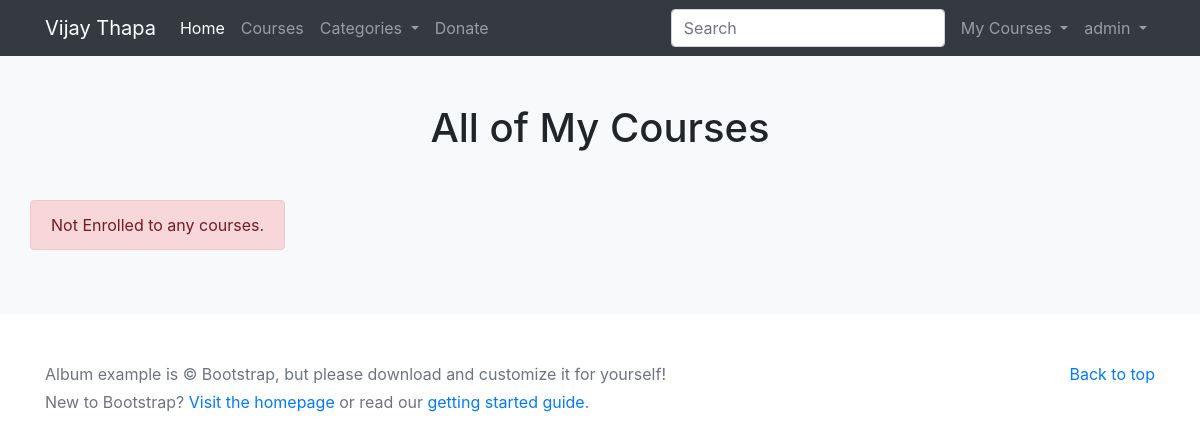
/courses/enrolled-courses/ (signed in), run on an earlier commit of the app's database.
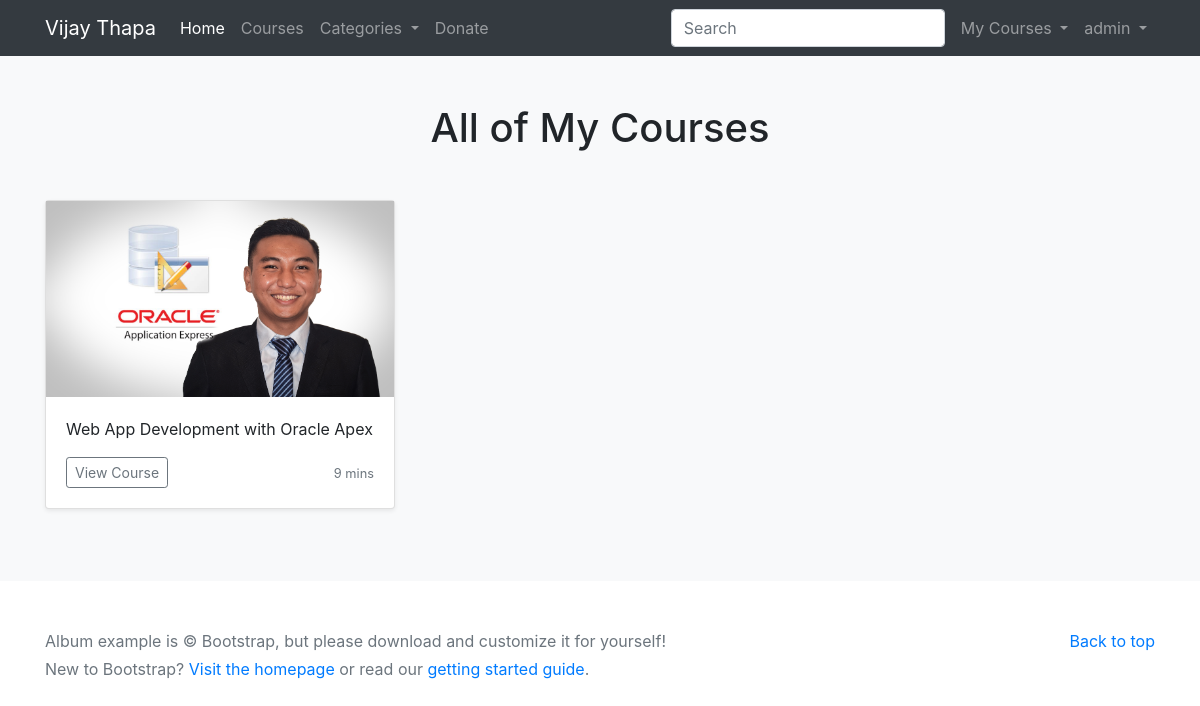
And on a later commit of the database.
### courses/models.py (models this page shows, shortened)
class Enroll(models.Model):
    user = models.ForeignKey(User, verbose_name="User", on_delete=models.CASCADE)
    course = models.ForeignKey(Course, verbose_name="Course", on_delete=models.CASCADE)
    enrolled_date = models.DateTimeField(auto_now_add=True, verbose_name="Enrolled Date")

class Course(models.Model):
    course_title = models.CharField(max_length=200, verbose_name="Course Title")
    course_slug = models.SlugField(verbose_name="Course Slug")
    course_description = models.TextField(blank=True, null=True, verbose_name="Course Description")
    course_topic = models.ManyToManyField(Topic, verbose_name="Course Topic")
    course_image = models.ImageField(upload_to="courses/", blank=True, null=True)
    course_is_active = models.CharField(
        choices = IS_ACTIVE,
        default = 'Yes',
        max_length=50,
        verbose_name="Is Active?"
        )
    course_is_featured = models.CharField(
        choices = IS_ACTIVE,
        default = 'Yes',
        max_length=50,
        verbose_name="Is Featured?"
        )
    course_created_at = models.DateTimeField(auto_now_add=True, verbose_name="Created Date")
    course_updated_at = models.DateTimeField(auto_now=True, verbose_name="Updated Date")
    seo_course_title = models.CharField(max_length=60, blank=True, null=True, verbose_name="SEO Course Title (60 Characters Long)")
    seo_course_keywords = models.TextField(blank=True, null=True, verbose_name="SEO for Course Keywords, Separated by Commas")
    seo_course_description = models.TextField(blank=True, null=True, verbose_name="SEO Course Description (160 Characters Long)")
    class Meta:
        ordering = ('-course_created_at', )

### courses/views.py (the view)
# urls.py: path('courses/enrolled-courses/', views.enrolled_courses, name="enrolled-courses"),
@login_required(login_url='account_login')
def enrolled_courses(request):
    try:
        courses = Enroll.objects.filter(user=request.user)
        context = {
            'courses': courses,
        }
        return render(request, 'courses/enrolled_courses.html', context)
    except:
        messages.error(request, "Couldn't Enroll to the course. Please try again later.")
        return redirect(index)

### courses/context_processors.py (called while the page is built)
def head_menu(request):
    topics = Topic.objects.filter(topic_is_active='Yes')
    context = {
        'topics': topics
    }
    return context

def my_courses(request):
    if request.user.is_authenticated:
        enrolled_courses = Enroll.objects.filter(user=request.user)[:5]
    else:
        enrolled_courses = None
    context = {
        'enrolled_courses': enrolled_courses,
    }
    return context

### courses/models.py (called while the page is built)
    def __str__(self):
        return self.topic_title

### templates/courses/enrolled_courses.html (shortened to what this page needs)
{% extends 'base.html' %}
{% block content %}
<div class="album py-5 bg-light">
    <div class="container">
      <h1 class="text-center mb-5">All of My Courses</h1>
      <div class="row">
      {% if courses %}
        {% for course in courses %}
          <div class="col-md-4">
            <div class="card mb-4 shadow-sm">
              {% if course.course.course_image %}
              <img src="{{ course.course.course_image.url }}" class="img-fluid" alt="{{ course.course.course_title }}">
              {% endif %}
              <div class="card-body">
                <p class="card-text">{{ course.course.course_title }}</p>
                <div class="d-flex justify-content-between align-items-center">
                  <div class="btn-group">
                    <a href="{% url 'course-detail' course.course.course_slug %}">
                      <button type="button" class="btn btn-sm btn-outline-secondary">View Course</button>
                    <a>
                  </div>
                  <small class="text-muted">9 mins</small>
                </div>
              </div>
            </div>
          </div>
        {% endfor %}
        {% else %}
        <div class="alert alert-danger">Not Enrolled to any courses. </div>
      {% endif %}
      </div>
    </div>
  </div>
{% endblock content %}

### templates/base.html (shortened to what this page needs)
{% load static %}
<!doctype html>
<html lang="en">
  <head>
<link href="{% static 'css/bootstrap.min.css' %}" rel="stylesheet">
<link href="{% static 'css/signin.css' %}" rel="stylesheet">
    <link href="{% static 'css/album.css' %}" rel="stylesheet">
  </head>
  <body>
    <header>
        <nav class="navbar navbar-expand-lg navbar-dark bg-dark">
        <div class="container">
        <a class="navbar-brand" href="{% url 'home' %}">Vijay Thapa</a>
        <div class="collapse navbar-collapse" id="navbarSupportedContent">
            <ul class="navbar-nav mr-auto">
            <li class="nav-item active">
                <a class="nav-link" href="{% url 'home' %}">Home <span class="sr-only">(current)</span></a>
            </li>
            <li class="nav-item">
                <a class="nav-link" href="{% url 'courses' %}">Courses</a>
            </li>
            <li class="nav-item dropdown">
                <a class="nav-link dropdown-toggle" href="#" id="navbarDropdown" role="button" data-toggle="dropdown" aria-haspopup="true" aria-expanded="false">
                Categories
                </a>
            </li>
            <li class="nav-item">
                <a class="nav-link" href="#">Donate</a>
            </li>
            </ul>
            <form class="form-inline my-2 my-lg-0" method="get" action="{% url 'search-courses' %}">
            <input class="form-control mr-sm-2" type="search" name="q" placeholder="Search" aria-label="Search">
            </form>
            {% if user.is_authenticated %}
              <ul class="navbar-nav">
                <li class="nav-item dropdown">
                    <a class="nav-link dropdown-toggle" href="#" id="navbarDropdown" role="button" data-toggle="dropdown" aria-haspopup="true" aria-expanded="false">
                    My Courses
                    </a>
                </li>
                <li class="nav-item dropdown">
                    <a class="nav-link dropdown-toggle" href="#" id="navbarDropdown" role="button" data-toggle="dropdown" aria-haspopup="true" aria-expanded="false">
                    {{ user.username }}
                    </a>
                </li>
              </ul>
            {% else %}
            <a href="{% url 'account_login' %}" class="btn btn-outline-secondary mx-3">Log in</a>
            <a href="{% url 'account_signup' %}" class="btn btn-secondary">Sign up</a>
            {% endif %}
        </div>
        </div>
        </nav>
</header>
<main role="main">
  {% block content %}
  {% endblock content %}
</main>
<footer class="text-muted">
  <div class="container">
    <p class="float-right">
      <a href="#">Back to top</a>
    </p>
    <p>Album example is &copy; Bootstrap, but please download and customize it for yourself!</p>
    <p>New to Bootstrap? <a href="https://getbootstrap.com/">Visit the homepage</a> or read our <a href="/docs/4.5/getting-started/introduction/">getting started guide</a>.</p>
  </div>
</footer>
      </body>
</html>

### courseproject/static/css/album.css (style rules this page uses)
footer { padding-top: 3rem; padding-bottom: 3rem; }
footer p { margin-bottom: .25rem; }

What changed in the data, as far as the page shows it:
added Enroll: course.course_image (picture), course.course_title "Web App Development with Oracle Apex"
Also different on the page:
text no longer shown: "Not Enrolled to any courses."
